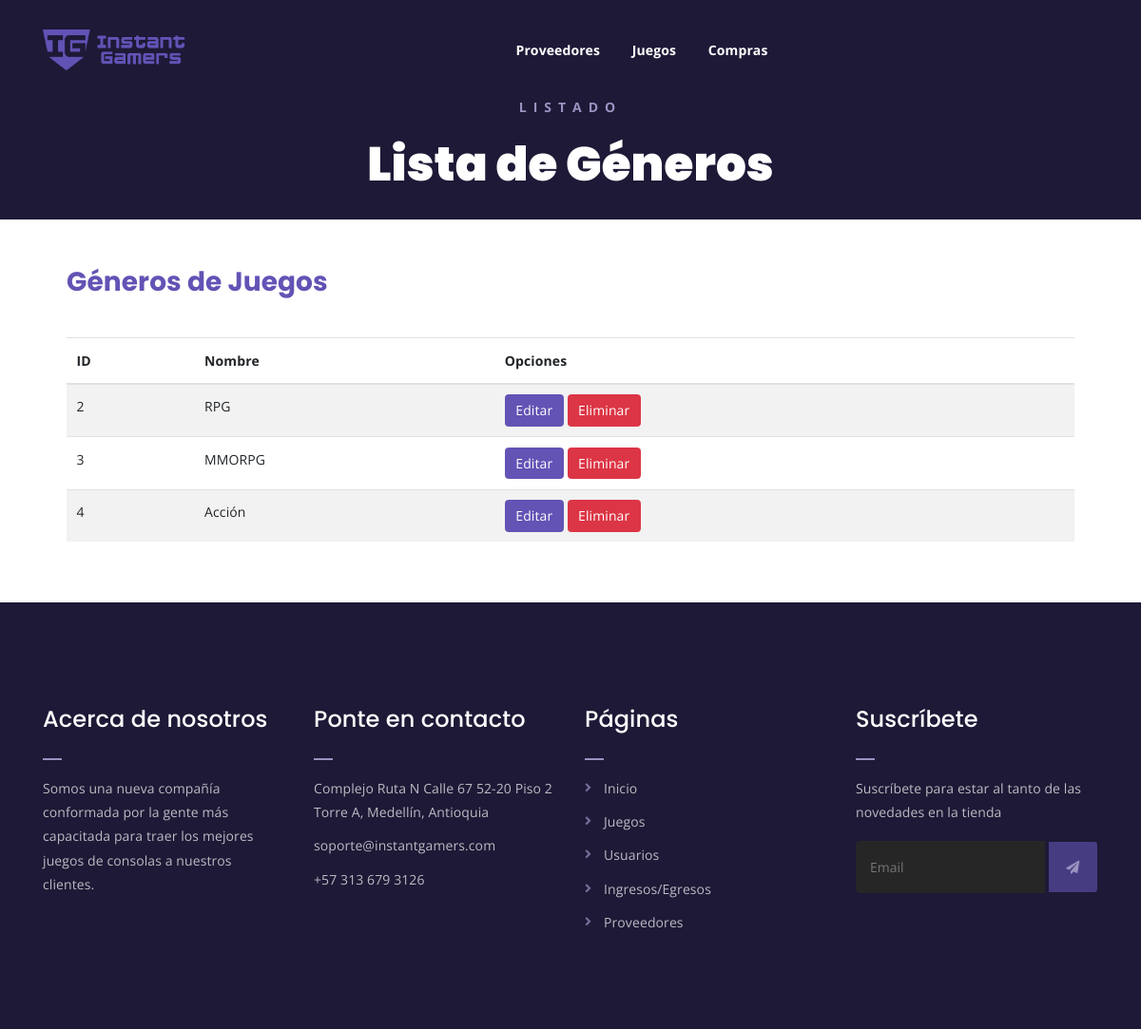
Page /webapp/generos/ on the earlier database version.
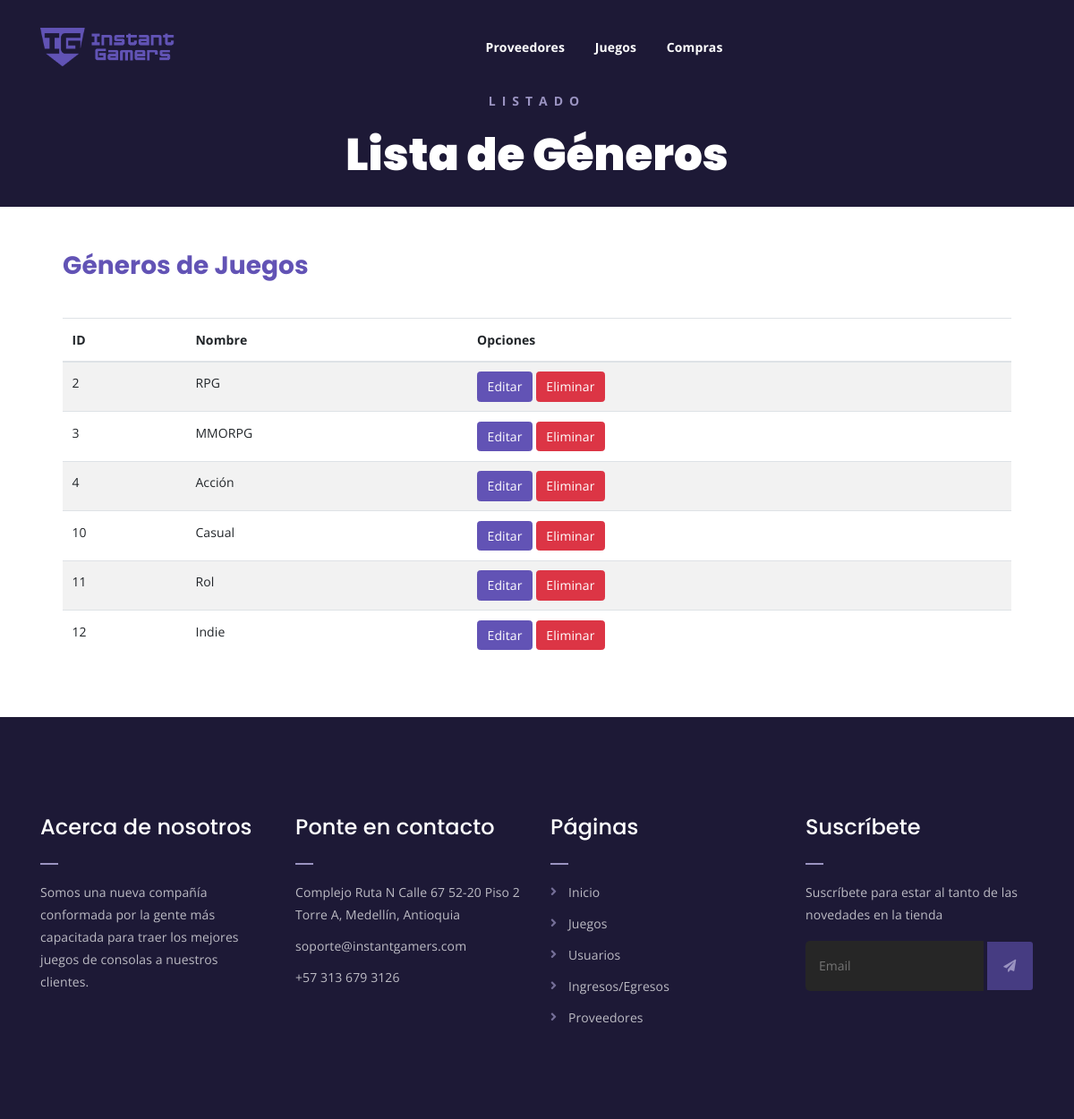
Same page on the later database version.
### webapp/models.py (models this page shows, shortened)
class Genero(models.Model):
    nombre = models.CharField(max_length=30, unique=True)

### webapp/views.py (the view)
# urls.py: path('generos/', views.listarGeneros, name="listarGeneros"),
def listarGeneros(request):
    generos = Genero.objects.all()
    return render(request, 'webapp/genero/listar_generos.html', {'generos': generos})

### webapp/templates/webapp/genero/listar_generos.html (shortened to what this page needs)
{% extends 'webapp/base-crud.html' %}
{% load static %}
{% block encabezado %}Listado{% endblock encabezado %}
{% block subencabezado %}Lista de Géneros{% endblock subencabezado %}
{% block contenedor %}
{% if generos %}
<div class="listar-generos-juegos mt-150 mb-150">
    <div class="contenedor">
        <h3>Géneros de Juegos</h3>
		<br/>
        <div class="table-responsive">
            <table id="lista" class="table table-striped table-hover">
                <thead>
                    <tr>
                        <th>ID</th>
                        <th>Nombre</th>
                        <th colspan="2">Opciones</th>
                    </tr>
                </thead>
                <tbody>
                    {% for genero in generos %}
                    <tr>
                        <td> {{genero.id}} </td>
                        <td> {{genero.nombre}}</td>
                        <td>
                            <a href="{% url 'webapp:edicionGenero' genero.id %}" class="btn btn-info">Editar</a>
                            <a href="{% url 'webapp:eliminarGenero' genero.id %}" class="btn btn-danger">Eliminar</a>
                        </td>
                    </tr>
                    {% endfor %}
                </tbody>
            </table>
        </div>
    </div>
</div>
{% else %}
No hay datos
{% endif %}
{% endblock contenedor %}

Differences in the rows shown:
added Genero: id "10", nombre "Casual"
added Genero: id "11", nombre "Rol"
added Genero: id "12", nombre "Indie"
